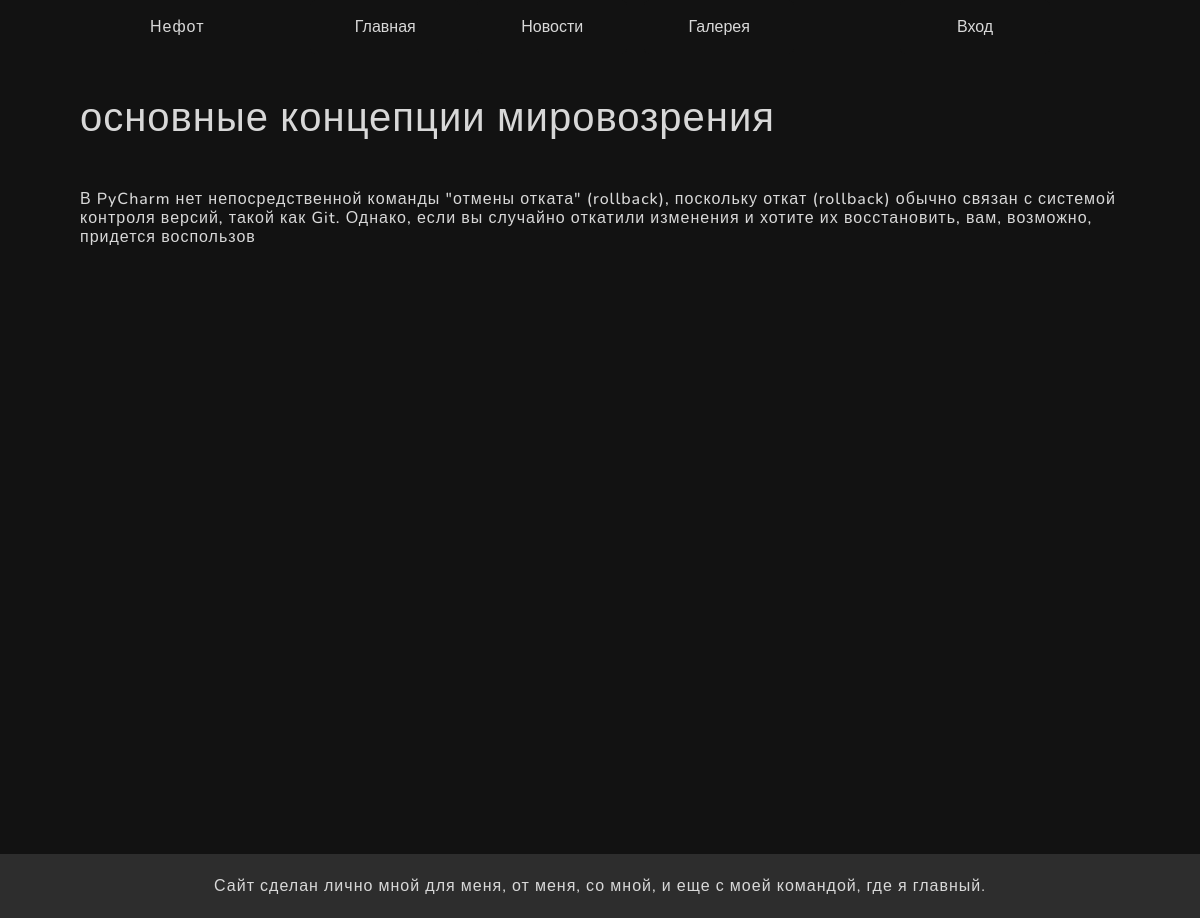
The app's page /blog/2/ with its own data.
### blog/models.py (models this page shows, shortened)
class Blog(models.Model):
    title = models.CharField(max_length=100, verbose_name="Название статьи")
    subtitle = models.CharField(max_length=2550000, verbose_name="Текст статьи")
    time = models.DateTimeField(auto_now=False, default=timezone.now, verbose_name="дата")
    class Meta:
        verbose_name = "Блоги"
        verbose_name_plural = "Блоги"

### blog/views.py (the view)
# urls.py: path('<int:blog_id>/', views.detail, name='detail'),
def detail(request, blog_id):
    blog = get_object_or_404(Blog, pk=blog_id)
    return render(request, 'blog/detail.html', {'blog': blog})

### blog/templates/blog/detail.html (shortened to what this page needs)
{% extends 'blog/base.html' %} {% load static %} {% block content %}
    <section>
        <div class="ballisto all">
        <div class="blog-content">
            <h1>{{ blog.title }}</h1>
            <br>
            <br>
            <h6>{{ blog.subtitle | safe }}</h6>
        </div>
    </div>
    </section>
{% endblock %}

### portfolio/static/css/style_new.css (style rules this page uses)
* { color: #d8d8d8; transition: 1s; }
section { padding: 0 40px; width: 100%; height: 100%; }
body { background-color: rgb(18, 18, 18); font-family: "Nunito", sans-serif; margin: 0; letter-spacing: 1px; }
p, h1, h2, h3, h4, h5, h6, a { margin: 0; }
.ballisto { padding: 40px; }
.all { height: 100vh; }

### records on screen
Blog: title "основные концепции мировозрения", subtitle "В PyCharm нет непосредственной команды \"отмены отката\" (rollback), поскольку откат (rollback) обычно связан с системой контроля версий, такой как Git. Однако, если вы случайно откатили изменения и хотите их восстановить, вам, возможно, придется воспользов"
